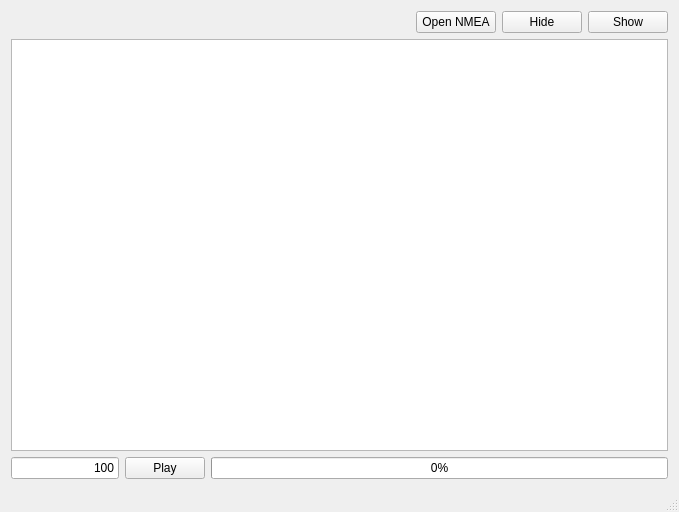
<?xml version="1.0" encoding="UTF-8"?>
<ui version="4.0">
 <class>MainWindow</class>
 <widget class="QMainWindow" name="MainWindow">
  <property name="geometry">
   <rect>
    <x>0</x>
    <y>0</y>
    <width>679</width>
    <height>512</height>
   </rect>
  </property>
  <property name="windowTitle">
   <string>MainWindow</string>
  </property>
  <widget class="QWidget" name="centralWidget">
   <layout class="QHBoxLayout" name="horizontalLayout_2">
    <item>
     <layout class="QVBoxLayout" name="verticalLayout">
      <item>
       <layout class="QHBoxLayout" name="horizontalLayout">
        <item>
         <spacer name="horizontalSpacer">
          <property name="orientation">
           <enum>Qt::Horizontal</enum>
          </property>
          <property name="sizeHint" stdset="0">
           <size>
            <width>40</width>
            <height>20</height>
           </size>
          </property>
         </spacer>
        </item>
        <item>
         <widget class="QPushButton" name="open">
          <property name="text">
           <string>Open NMEA</string>
          </property>
         </widget>
        </item>
        <item>
         <widget class="QPushButton" name="hide">
          <property name="text">
           <string>Hide</string>
          </property>
         </widget>
        </item>
        <item>
         <widget class="QPushButton" name="show">
          <property name="text">
           <string>Show</string>
          </property>
         </widget>
        </item>
       </layout>
      </item>
      <item>
       <widget class="QListWidget" name="nmeas"/>
      </item>
      <item>
       <layout class="QHBoxLayout" name="horizontalLayout_3">
        <item>
         <widget class="QLineEdit" name="interval">
          <property name="text">
           <string>100</string>
          </property>
          <property name="alignment">
           <set>Qt::AlignRight|Qt::AlignTrailing|Qt::AlignVCenter</set>
          </property>
         </widget>
        </item>
        <item>
         <widget class="QPushButton" name="play">
          <property name="text">
           <string>Play</string>
          </property>
         </widget>
        </item>
        <item>
         <widget class="QProgressBar" name="progressBar">
          <property name="sizePolicy">
           <sizepolicy hsizetype="Expanding" vsizetype="Fixed">
            <horstretch>1</horstretch>
            <verstretch>0</verstretch>
           </sizepolicy>
          </property>
          <property name="value">
           <number>0</number>
          </property>
         </widget>
        </item>
       </layout>
      </item>
     </layout>
    </item>
   </layout>
  </widget>
  <widget class="QStatusBar" name="statusBar"/>
 </widget>
 <layoutdefault spacing="6" margin="11"/>
 <resources/>
 <connections/>
</ui>
